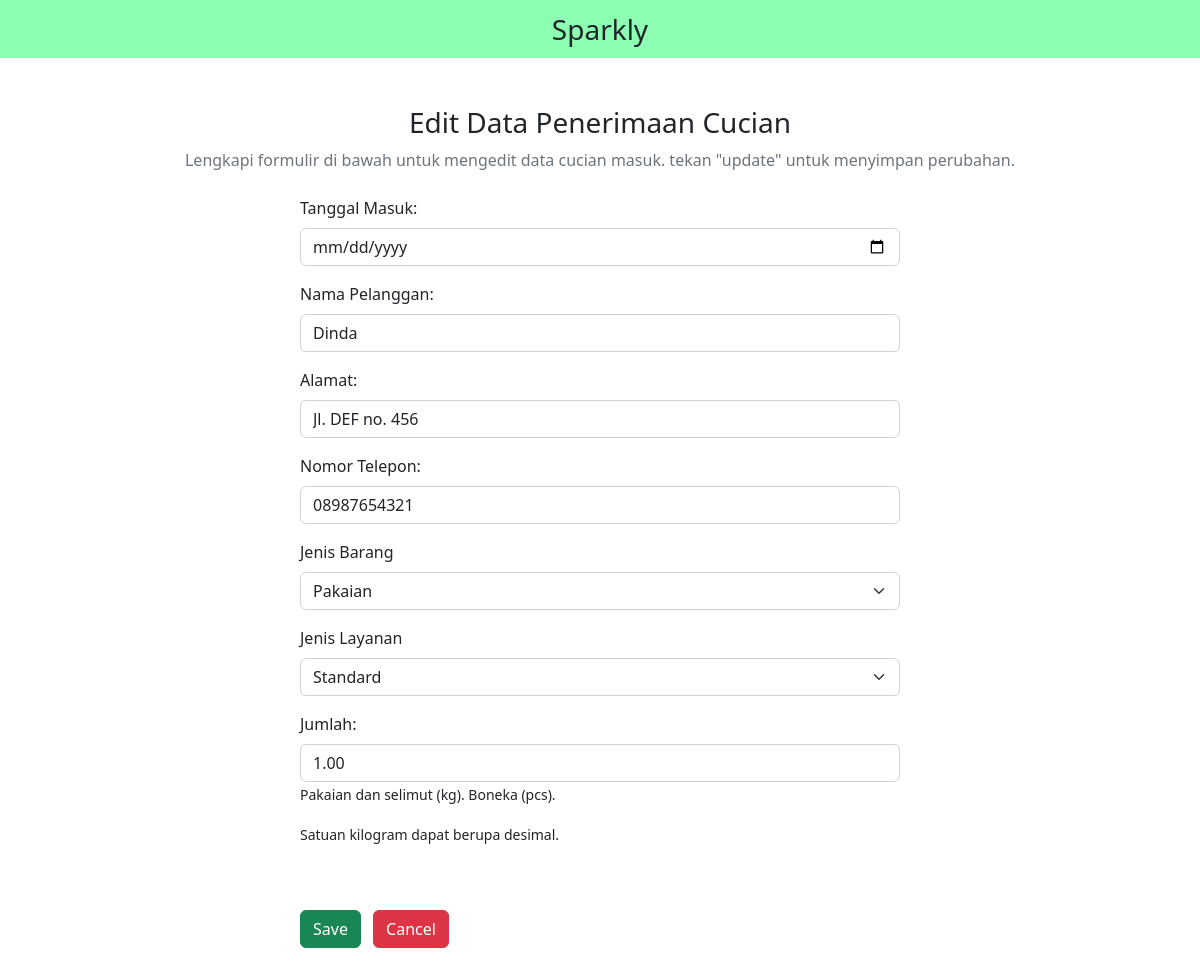
/edit.php?id=11, run on the app's committed database.
### tables this page shows
CREATE TABLE `penerimaan` (
  `no_nota` int(7) NOT NULL,
  `tgl_masuk` date NOT NULL,
  `nm_pelanggan` varchar(100) NOT NULL,
  `alamat` varchar(100) NOT NULL,
  `no_telp` varchar(15) NOT NULL,
  `kd_barang` varchar(10) NOT NULL,
  `kd_layanan` char(3) NOT NULL,
  `jumlah` decimal(10,2) NOT NULL,
  `keterangan` enum('Diproses','Selesai') NOT NULL DEFAULT 'Diproses'
);

### src/edit.php (the view, shortened to what this page needs)
<?php
include "db_conn.php";
$no_nota = $_GET["id"];
?>
<!DOCTYPE html>
<html lang="en">
<head>
  <link href="https://cdn.jsdelivr.net/npm/bootstrap@5.2.3/dist/css/bootstrap.min.css" rel="stylesheet">
  <link rel="stylesheet" href="https://cdnjs.cloudflare.com/ajax/libs/font-awesome/6.4.0/css/all.min.css" />
</head>
<body>
   <nav class="navbar navbar-light justify-content-center fs-3 mb-5" style="background-color: #00ff5573;">
      Sparkly
   </nav>
   <div class="container">
      <div class="text-center mb-4">
         <h3>Edit Data Penerimaan Cucian</h3>
         <p class="text-muted">Lengkapi formulir di bawah untuk mengedit data cucian masuk. tekan "update" untuk menyimpan perubahan.</p>
      </div>
    <?php
    $sql = "SELECT * FROM `penerimaan` WHERE no_nota = '$no_nota' LIMIT 1";
    $result = mysqli_query($conn, $sql);
    $row = mysqli_fetch_assoc($result);
    ?>
<div class="container d-flex justify-content-center">
         <form action="" method="post" style="width:50vw; min-width:300px;">
            <div class="mb-3">
               <label class="form-label">Tanggal Masuk:</label>
               <input type="date" class="form-control" name="tgl_masuk" placeholder="dd/mm/yyyy" value="<?php echo $row['tgl_masuk'] ?>">
            </div>
            <div class="mb-3">
               <label class="form-label">Nama Pelanggan:</label>
               <input type="text" class="form-control" name="nm_pelanggan" placeholder="Input nama pelanggan" value="<?php echo $row['nm_pelanggan'] ?>">
            </div>
            <div class="mb-3">
               <label class="form-label">Alamat:</label>
               <input type="text" class="form-control" name="alamat" placeholder="Input alamat pelanggan" value="<?php echo $row['alamat'] ?>">
            </div>
            <div class="mb-3">
               <label class="form-label">Nomor Telepon:</label>
               <input type="tgl_masuk" class="form-control" name="no_telp" placeholder="Input nomor telepon pelanggan" value="<?php echo $row['no_telp'] ?>">
            </div>
            <?php
            $selected_barang = $row['kd_barang'];
            $selected_layanan = $row['kd_layanan'];
            ?>
            <div class="mb-3">
               <label class="form-label" for="kd_barang">Jenis Barang</label>
               <select class="form-select" name="kd_barang" id="kd_barang">
                  <option <?php if($selected_barang == 'CLOTHES'){echo("selected");}?> value="CLOTHES">Pakaian</option>
               </select>
            </div>
            <div class="mb-3">
               <label class="form-label" for="kd_layanan">Jenis Layanan</label>
               <select class="form-select" name="kd_layanan" id="kd_layanan">
                  <option <?php if($selected_layanan == 'STD'){echo("selected");}?> value="STD">Standard</option>
               </select>
            </div>
            <div class="mb-3">
               <label class="form-label">Jumlah:</label>
               <input type="text" class="form-control" name="jumlah" placeholder="Input jumlah" value="<?php echo $row['jumlah'] ?>">
               <p><small>Pakaian dan selimut (kg). Boneka (pcs).</small></p>
               <p><small>Satuan kilogram dapat berupa desimal.</small></p>
            </div>
            <div>
               <button type="submit" class="btn btn-success my-5" name="submit">Save</button>
               <a href="index.php" class="btn btn-danger mx-2 my-5">Cancel</a>
            </div>
         </form>
      </div>
  </div>
</body>
</html>

### data on the page
penerimaan: nm_pelanggan "Dinda", alamat "Jl. DEF no. 456", no_telp "08987654321", jumlah "1.00"
